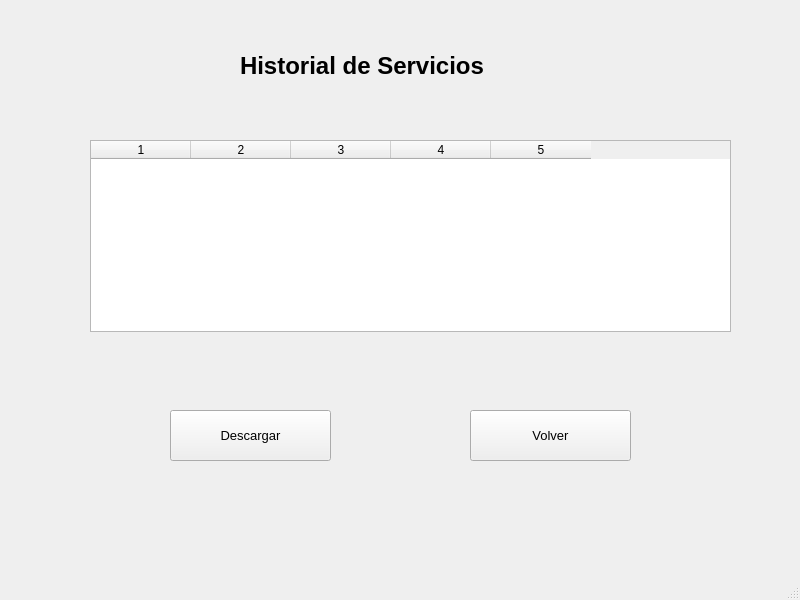
<?xml version="1.0" encoding="UTF-8"?>
<ui version="4.0">
 <class>HistorialServicios</class>
 <widget class="QMainWindow" name="HistorialServicios">
  <property name="geometry">
   <rect>
    <x>0</x>
    <y>0</y>
    <width>800</width>
    <height>600</height>
   </rect>
  </property>
  <property name="windowTitle">
   <string>MainWindow</string>
  </property>
  <widget class="QWidget" name="centralwidget">
   <widget class="QLabel" name="lblTitulo">
    <property name="geometry">
     <rect>
      <x>240</x>
      <y>0</y>
      <width>341</width>
      <height>131</height>
     </rect>
    </property>
    <property name="font">
     <font>
      <family>Segoe UI</family>
      <pointsize>18</pointsize>
      <weight>75</weight>
      <bold>true</bold>
     </font>
    </property>
    <property name="text">
     <string>Historial de Servicios</string>
    </property>
   </widget>
   <widget class="QTableWidget" name="tablaServicios">
    <property name="geometry">
     <rect>
      <x>90</x>
      <y>140</y>
      <width>641</width>
      <height>192</height>
     </rect>
    </property>
    <property name="columnCount">
     <number>5</number>
    </property>
    <column/>
    <column/>
    <column/>
    <column/>
    <column/>
   </widget>
   <widget class="QPushButton" name="btnVolver">
    <property name="geometry">
     <rect>
      <x>470</x>
      <y>410</y>
      <width>161</width>
      <height>51</height>
     </rect>
    </property>
    <property name="font">
     <font>
      <family>Segoe UI</family>
      <pointsize>10</pointsize>
     </font>
    </property>
    <property name="text">
     <string>Volver</string>
    </property>
   </widget>
   <widget class="QPushButton" name="btnDescargar">
    <property name="geometry">
     <rect>
      <x>170</x>
      <y>410</y>
      <width>161</width>
      <height>51</height>
     </rect>
    </property>
    <property name="font">
     <font>
      <family>Segoe UI</family>
      <pointsize>10</pointsize>
     </font>
    </property>
    <property name="text">
     <string>Descargar</string>
    </property>
   </widget>
  </widget>
  <widget class="QMenuBar" name="menubar">
   <property name="geometry">
    <rect>
     <x>0</x>
     <y>0</y>
     <width>800</width>
     <height>26</height>
    </rect>
   </property>
  </widget>
  <widget class="QStatusBar" name="statusbar"/>
 </widget>
 <resources/>
 <connections/>
</ui>
